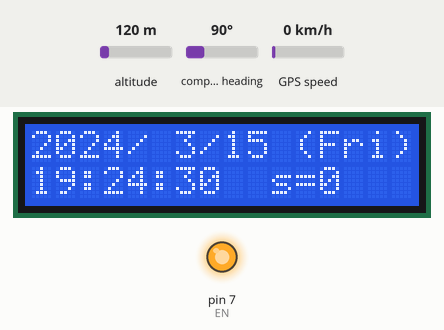
A sketch run on a simulated Arduino Uno, built with avr-gcc and run on an emulated ATmega328P. Parts: 16×2 character LCD, output pins drawn as LEDs (lit = HIGH). The test bench sets the inputs (shaded band); at power-on: altitude 120 m, compass heading 90°, GPS speed 0 km/h. The GPS gets a fix after 3 s at 37.7749, -122.4194 with 8 satellites.

Above: at 0.2 s.
At 2.2 s:
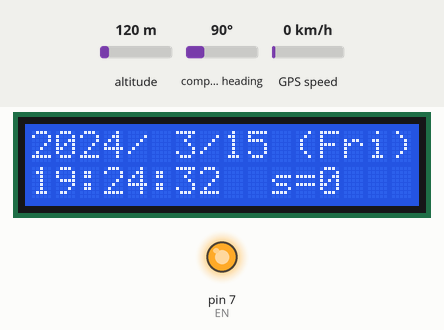
At 7.1 s:
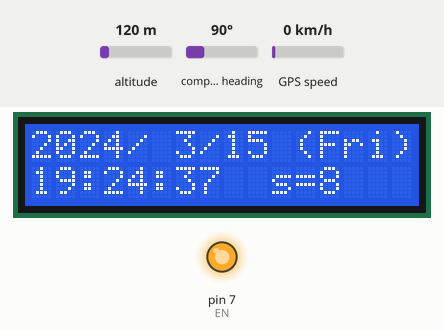
At 15.1 s:
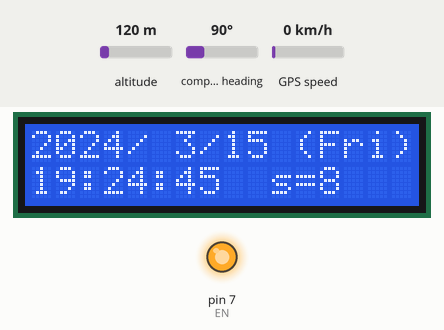
At 22.1 s:
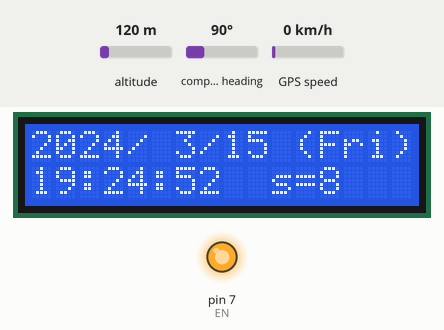
At 30.1 s:
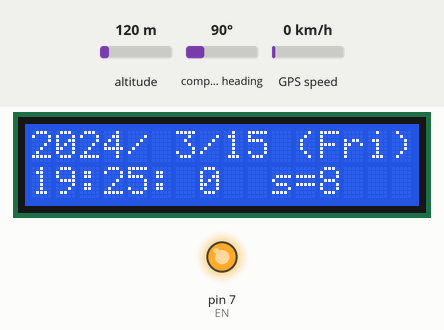

The sketch:

GPS_watch_kpa.ino
```cpp
// Ported from "ArduinoとGPSモジュールを使ったLCD時計の製作(３)：利用中の衛星数の表示"
//   https://yokahiyori.com/arduino_gps_lcd_clock_number-of-satellites/
// Change port address, add D7 high, 1602 LCD @2024.10.27

#include <Arduino.h>
#include <Wire.h>            // Arduino IDE I2C Library
#include <TinyGPSPlus.h>     // https://github.com/mikalhart/TinyGPSPlus
#include <SoftwareSerial.h>
#include <TimeLib.h>         // https://github.com/PaulStoffregen/Time
#include <LiquidCrystal.h>

#define time_offset 32400    // UTC+9Hrs(60*60*9 SEC）JST!!
TinyGPSPlus gps;             //
SoftwareSerial ss(6, 5);     // RXPin = 6, TXPin = 5

#define RS                       8  //
#define E                        9  //
#define DB4                     10  //
#define DB5                     11  //
#define DB6                     12  //
#define DB7                     13  //
LiquidCrystal lcd(RS, E, DB4, DB5, DB6, DB7);

// GPS/EN & LCD back light on
#define EN                       7  //

int jst_year;
int jst_month;
int jst_day;
int jst_hour;
int jst_minute;
int jst_second;
int day_week;
char DayWeekData[7][4] = {"Sun","Mon","Tue","Wed","Thu","Fri","Sat"} ;

void setup()
{
  Serial.begin(9600);
  ss.begin(9600);
  Wire.begin();
  lcd.begin(16, 2);              //
  pinMode(EN, OUTPUT);           // Turn on GPS WE
  digitalWrite(EN, HIGH);        // Also turn on LCD back light

}

void loop()
{
// Get GPS data
  while (ss.available())
    gps.encode(ss.read());

// Get the number of the satelites
  lcd.setCursor(10, 1);
  lcd.print("s=");
  if (gps.satellites.isValid())
  {
    lcd.setCursor(12, 1);
    lcd.print(gps.satellites.value());  // Number of satellites in use (u32)
    lcd.print("  ");
  } else {
    lcd.setCursor(12, 1);
    lcd.print("--");
  }
// Update if change occured
  if(jst_minute != gps.time.minute() ||
    jst_hour   != gps.time.hour()   ||
    jst_day    != gps.date.day()    ||
    jst_month  != gps.date.month()  ||
    jst_year   != gps.date.year() )
  {
    jst_day    =gps.date.day();
    jst_month  =gps.date.month();
    jst_year   =gps.date.year();
    jst_hour   =gps.time.hour();
    jst_minute =gps.time.minute();
    jst_second =gps.time.second();
    setTime(jst_hour, jst_minute, jst_second, jst_day, jst_month, jst_year);
  // Change to JST
    adjustTime(time_offset);
  }
// JST date notation
  lcd.setCursor(0, 0);
  lcd.print(year());
  lcd.setCursor(4, 0);
  lcd.print("/");
  lcd.setCursor(5, 0);
  lcdzeroSup(month());
  lcd.setCursor(7, 0);
  lcd.print("/");
  lcd.setCursor(8, 0);
  lcdzeroSup(day());
  lcd.setCursor(11, 0);
  lcd.print("(");
  day_week = getDayWeek(year(), month(), day()); //
  lcd.print(DayWeekData[day_week]) ;
  lcd.print(")");
  lcd.setCursor(0, 1);
  lcdzeroSup(hour());
  lcd.setCursor(2, 1);
  lcd.print(":");
  lcd.setCursor(3, 1);
  lcdzeroSup(minute());
  lcd.setCursor(5, 1);
  lcd.print(":");
  lcd.setCursor(6, 1);
  lcdzeroSup(second());
}

// Zeller's calculation for getting week days
int getDayWeek(int year,int month,int day)
  {
    int w ;
    if(month < 3)
    {
      year = year - 1;
      month = month + 12 ;
    }
    w = (year + (year/4) - (year/100) + (year/400) + (13*month+8)/5 + day ) % 7;
    return w;
  }

// Insert space when the number is singlecolumn
void lcdzeroSup(int digit)
  {
    if(digit < 10)
    lcd.print(' ');   // space
    lcd.print(digit);
  }
```

Measured:
- what the display in image 1 shows lasts 1.0 s, from 2.1 s to 3.1 s
- what the display in image 5 shows lasts 1.2 s, from 30.1 s to 31.3 s
